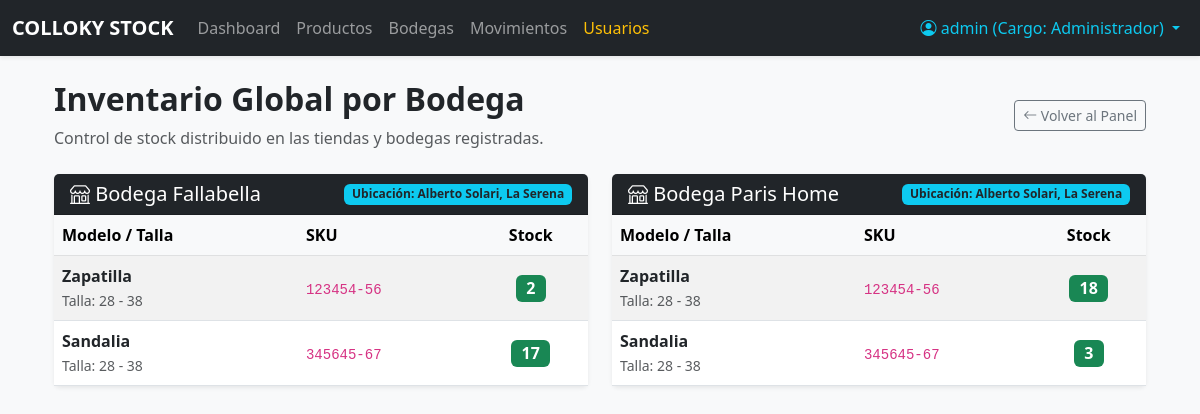
The app's page /inventario-global/ (signed in) with its own data.
### stock/models.py (models this page shows, shortened)
class Bodega(models.Model):
    nombre = models.CharField(max_length=100, unique=True)
    ubicacion = models.CharField(max_length=200, blank=True, null=True)

class Producto(models.Model):
    bodegas = models.ManyToManyField(Bodega, blank=True)
    nombre = models.CharField(max_length=100)
    sku = models.CharField(max_length=50, unique=True)
    stock = models.IntegerField(null=False, blank=False)
    talla = models.CharField(max_length=20, default='21 - 27')
    precio = models.DecimalField(max_digits=10, decimal_places=2, null=False, blank=False)

### stock/views.py (the view)
# urls.py: path('inventario-global/', views.inventario_global, name='inventario_global'),
@login_required
def inventario_global(request):
    from stock.models import Bodega, Producto, Movimiento
    from django.db.models import Sum
    bodegas = Bodega.objects.all()
    productos = Producto.objects.all()
    stock_por_bodega = {}
    for b in bodegas:
        stock_por_bodega[b.id] = {}
        for p in productos:
            out_qty = Movimiento.objects.filter(producto=p, bodega=b).aggregate(t=Sum('cantidad'))['t'] or 0
            in_qty = Movimiento.objects.filter(producto=p, bodega_destino=b).aggregate(t=Sum('cantidad'))['t'] or 0
            is_primary = (p.bodegas.first() == b)
            base_stock = p.stock if is_primary else 0
            calculated = base_stock + in_qty - out_qty
            if calculated < 0:
                calculated = 0
            if calculated > 0 or b in p.bodegas.all():
                stock_por_bodega[b.id][p.id] = calculated
    return render(request, 'stock/inventario_global.html', {
        'bodegas': bodegas,
        'productos': productos,
        'stock_por_bodega': stock_por_bodega
    })

### stock/templatetags/stock_extras.py (called while the page is built)
@register.filter
def get_item(dictionary, key):
    if dictionary and key in dictionary:
        return dictionary[key]
    return 0

### stock/templates/stock/inventario_global.html
{% extends 'stock/base.html' %}
{% load stock_extras %}
{% block content %}
<div class="container mt-4">
    <div class="d-flex justify-content-between align-items-center mb-4">
        <div>
            <h2 class="fw-bold text-dark">Inventario Global por Bodega</h2>
            <p class="text-muted mb-0">Control de stock distribuido en las tiendas y bodegas registradas.</p>
        </div>
        <div>
            <a href="{% url 'dashboard' %}" class="btn btn-outline-secondary btn-sm">
                <i class="bi bi-arrow-left"></i> Volver al Panel
            </a>
        </div>
    </div>
    <div class="row">
        {% if bodegas %}
            {% for bodega in bodegas %}
            <div class="col-md-6 mb-4">
                <div class="card shadow-sm border-0 h-100">
                    <div class="card-header bg-dark text-white d-flex justify-content-between align-items-center">
                        <h5 class="mb-0"><i class="bi bi-shop"></i> {{ bodega.nombre }}</h5>
                        <span class="badge bg-info text-dark">Ubicación: {{ bodega.ubicacion|default:"General" }}</span>
                    </div>
                    <div class="card-body p-0">
                        <div class="table-responsive">
                            <table class="table table-striped table-hover mb-0 align-middle">
                                <thead class="table-light">
                                    <tr>
                                        <th>Modelo / Talla</th>
                                        <th>SKU</th>
                                        <th class="text-center">Stock</th>
                                    </tr>
                                </thead>
                                <tbody>
                                    {% for producto in productos %}
                                        {% with stock_val=stock_por_bodega|get_item:bodega.id|get_item:producto.id %}
                                            {% if stock_val > 0 %}
                                            <tr>
                                                <td>
                                                    <strong>{{ producto.nombre }}</strong>
                                                    {% if producto.talla %}<br><small class="text-muted">Talla: {{ producto.talla }}</small>{% endif %}
                                                </td>
                                                <td><code>{{ producto.sku }}</code></td>
                                                <td class="text-center">
                                                    <span class="badge bg-success fs-6">{{ stock_val }}</span>
                                                </td>
                                            </tr>
                                            {% endif %}
                                        {% endwith %}
                                    {% empty %}
                                        <tr>
                                            <td colspan="3" class="text-center py-3 text-muted">No hay productos en esta bodega.</td>
                                        </tr>
                                    {% endfor %}
                                </tbody>
                            </table>
                        </div>
                    </div>
                </div>
            </div>
            {% endfor %}
        {% else %}
            <div class="col-12">
                <div class="alert alert-warning text-center">
                    No hay bodegas o tiendas registradas en el sistema.
                </div>
            </div>
        {% endif %}
    </div>
</div>
{% endblock %}

### stock/templates/stock/base.html (shortened to what this page needs)
<!DOCTYPE html>
<html lang="es">
<head>
    <link href="https://cdn.jsdelivr.net/npm/bootstrap@5.3.0/dist/css/bootstrap.min.css" rel="stylesheet">
    <link href="https://cdn.jsdelivr.net/npm/bootstrap-icons@1.10.5/font/bootstrap-icons.css" rel="stylesheet">
</head>
<body class="bg-light">
    {% if user.is_authenticated %}
    <nav class="navbar navbar-expand-lg navbar-dark bg-dark mb-4 shadow-sm">
        <div class="container-fluid">
            <a class="navbar-brand fw-bold" href="{% url 'dashboard' %}">COLLOKY STOCK</a>
            <div class="collapse navbar-collapse" id="navbarNav">
                <ul class="navbar-nav me-auto">
                    <li class="nav-item"><a class="nav-link" href="{% url 'dashboard' %}">Dashboard</a></li>
                    {% if user.is_staff or user.is_superuser %}
                    <li class="nav-item"><a class="nav-link" href="{% url 'lista_productos' %}">Productos</a></li>
                    <li class="nav-item"><a class="nav-link" href="{% url 'lista_bodegas' %}">Bodegas</a></li>
                    <li class="nav-item"><a class="nav-link" href="{% url 'lista_movimientos' %}">Movimientos</a></li>
                    {% endif %}
                    {% if user.is_superuser %}
                    <li class="nav-item"><a class="nav-link text-warning" href="{% url 'lista_usuarios' %}">Usuarios</a></li>
                    {% endif %}
                </ul>
                <ul class="navbar-nav ms-auto">
                    <li class="nav-item dropdown">
                        <a class="nav-link dropdown-toggle text-info" href="#" id="navbarDropdown" role="button" data-bs-toggle="dropdown">
                            <i class="bi bi-person-circle"></i> {{ user.username }} (Cargo: {% if user.is_superuser %}Administrador{% elif user.is_staff %}Supervisor{% else %}Promotor{% endif %})
                        </a>
                    </li>
                </ul>
            </div>
        </div>
    </nav>
    {% endif %}
    <div class="container pb-5">
        {% block content %}{% endblock %}
    </div>
</body>
</html>

### records on screen
Bodega: nombre "Bodega Fallabella", ubicacion "Alberto Solari, La Serena"
Producto: nombre "Zapatilla", talla "28 - 38", sku "123454-56", stock_val "2", stock_val "18"
Producto: nombre "Sandalia", talla "28 - 38", sku "345645-67", stock_val "17", stock_val "3"
Bodega: nombre "Bodega Paris Home", ubicacion "Alberto Solari, La Serena"

### other values on screen
{{ user.username }} "admin"
